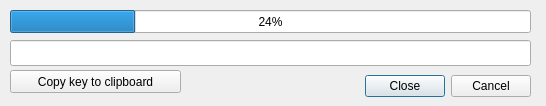
<?xml version="1.0" encoding="UTF-8"?>
<ui version="4.0">
 <class>PasteInsertDialog</class>
 <widget class="QDialog" name="PasteInsertDialog">
  <property name="geometry">
   <rect>
    <x>0</x>
    <y>0</y>
    <width>546</width>
    <height>106</height>
   </rect>
  </property>
  <property name="windowTitle">
   <string>Inserting Pastebin</string>
  </property>
  <widget class="QDialogButtonBox" name="buttonBox">
   <property name="geometry">
    <rect>
     <x>360</x>
     <y>70</y>
     <width>171</width>
     <height>32</height>
    </rect>
   </property>
   <property name="orientation">
    <enum>Qt::Horizontal</enum>
   </property>
   <property name="standardButtons">
    <set>QDialogButtonBox::Cancel|QDialogButtonBox::Close</set>
   </property>
  </widget>
  <widget class="QLineEdit" name="keyLineEdit">
   <property name="geometry">
    <rect>
     <x>10</x>
     <y>40</y>
     <width>521</width>
     <height>26</height>
    </rect>
   </property>
   <property name="layoutDirection">
    <enum>Qt::LeftToRight</enum>
   </property>
  </widget>
  <widget class="QProgressBar" name="progressBar">
   <property name="geometry">
    <rect>
     <x>10</x>
     <y>10</y>
     <width>521</width>
     <height>23</height>
    </rect>
   </property>
   <property name="value">
    <number>24</number>
   </property>
  </widget>
  <widget class="QPushButton" name="pushButton">
   <property name="geometry">
    <rect>
     <x>10</x>
     <y>70</y>
     <width>171</width>
     <height>23</height>
    </rect>
   </property>
   <property name="text">
    <string>Copy key to clipboard</string>
   </property>
  </widget>
 </widget>
 <resources/>
 <connections/>
</ui>
